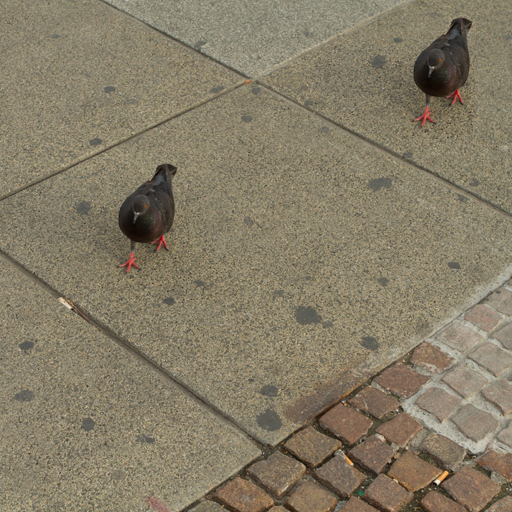
#> input picture perspective/images/1.png, 512 x 512 px
$ jupyter execute pt.ipynb
#> lines starting #> are read from the running program, lines starting #| are printed output that depends on the picture; after the words box and inside, x2 and y2 are one past the last pixel; in counts of white or black regions, pixels touching at a corner belong together
[cell 1]
import cv2 as cv
import numpy as np

[cell 2]
# Load the image
image = cv.imread('../images/1.png')
#> image is the input picture: shape (512, 512, 3); mean B, G, R 102.7, 124, 133.5

# Define source points (corners of a quadrilateral in the image) [x, y]
# tl, tr, br, bl
src_pts = np.float32([[50, 230], [170, 145], [240, 215], [145, 320]])  # cordnation of points in original image for trandformation

cv.circle(image, src_pts[0].astype(np.uint8), 5, (128, 128, 255), -1)
#> image: shape (512, 512, 3); 0.03% of pixels changed, all inside (x1, y1, x2, y2) = (45, 225, 56, 236)
cv.circle(image, src_pts[1].astype(np.uint8), 5, (0, 0, 255), -1)
#> image: shape (512, 512, 3); mean B, G, R 102.7, 123.9, 133.6
cv.circle(image, src_pts[2].astype(np.uint8), 5, (0, 255, 0), -1)
#> image: shape (512, 512, 3); mean B, G, R 102.6, 124, 133.5
cv.circle(image, [145, 320], 5, (255, 0, 0), -1)
#> image: shape (512, 512, 3); mean B, G, R 102.7, 123.9, 133.5


# Define destination points (where the source points should map to)
dst_pts = np.float32([[0, 0], [512, 0], [512, 512], [0, 512]])  # cordination of points in target image

# Calculate the homography matrix
H, _ = cv.findHomography(src_pts, dst_pts)

# Apply the perspective transformation
height, width = image.shape[:2]
#> height = 512; width = 512
warped_image = cv.warpPerspective(image, H, (width, height))
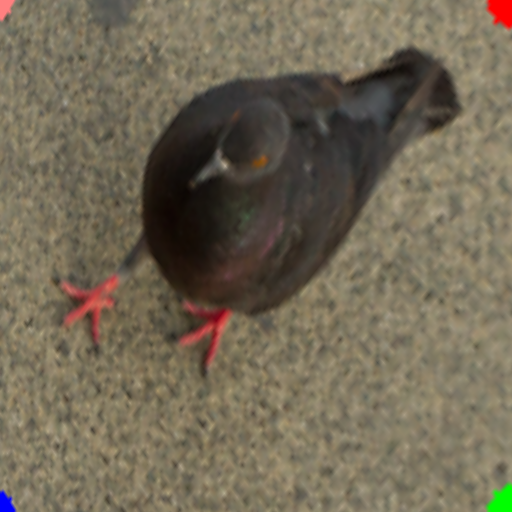
#> warped_image: shape (512, 512, 3); mean B, G, R 86.2, 105.3, 114.6

# Save or display the result
# cv.imwrite('projective_transformation_result.jpg', warped_image)
cv.imshow('Warped Image', warped_image)
cv.imshow('Image', image)
cv.waitKey(0)
cv.destroyAllWindows()


$ run again, with perspective/images/park.jpg saved as perspective/images/1.png
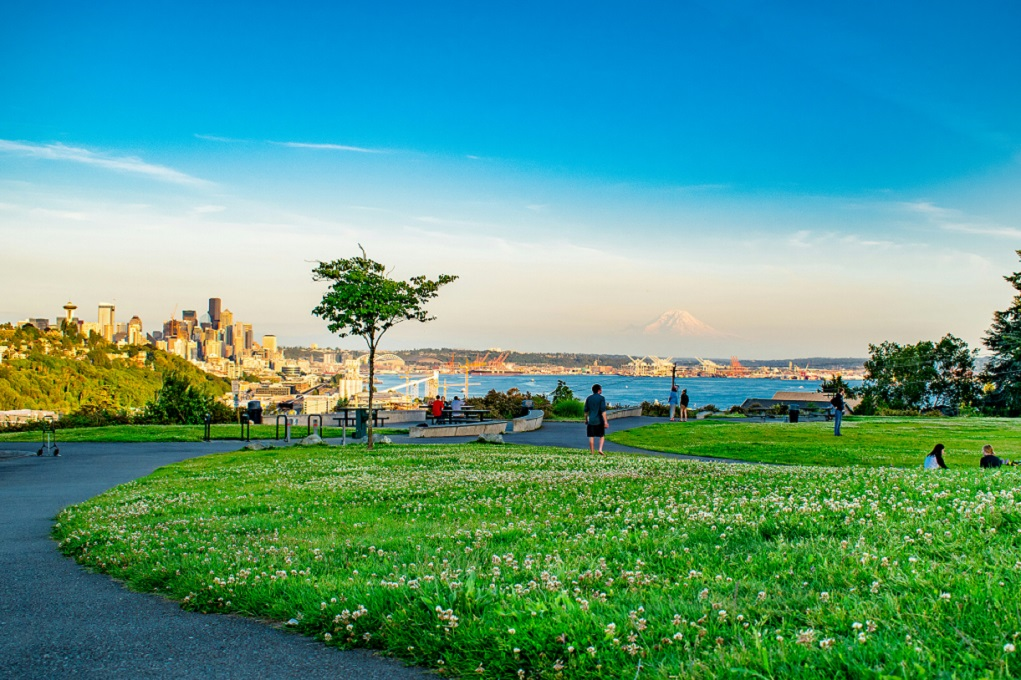
#> input picture perspective/images/park.jpg, 1021 x 680 px
#> image is the input picture: shape (680, 1021, 3); mean B, G, R 135.7, 153.5, 86.3
#> `warped_image = cv.warpPerspective(image, H, (width, height))`:
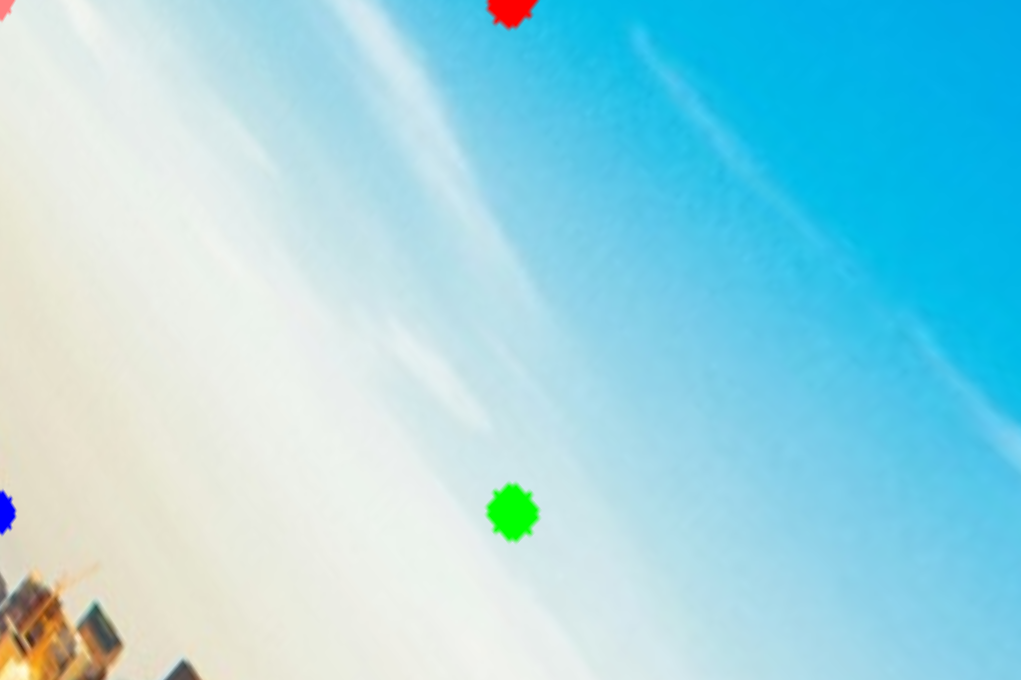
#> warped_image: shape (680, 1021, 3); mean B, G, R 227, 214.7, 154.4
